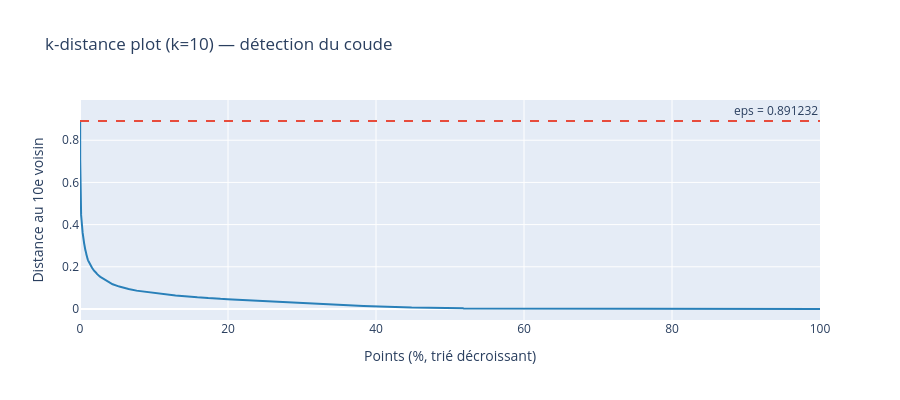

Notebook code cell kept with this figure:
### Markdown cell above
## 3. Calibration de `eps` — k-distance plot

Le k-distance plot trace la distance au k-ième voisin pour chaque point, triée par ordre décroissant.  
Le **coude** de la courbe indique la valeur d'`eps` à utiliser :  
en-dessous du coude → clusters, au-dessus → bruit.

### Code cell
K = 10   # = min_samples de DBSCAN

print(f'Calcul des {K}-distances sur {len(X_sample_pca):,} points...')
nn = NearestNeighbors(n_neighbors=K, n_jobs=-1)
nn.fit(X_sample_pca)
dists, _ = nn.kneighbors(X_sample_pca)
kdists   = np.sort(dists[:, -1])[::-1]   # distance au k-ième voisin, triée décroissant

# Détection automatique du coude par dérivée seconde (NumPy vectorisé)
d2       = np.diff(np.diff(kdists))
knee_idx = int(np.argmax(np.abs(d2))) + 1
eps_opt  = float(kdists[knee_idx])

print(f'eps optimal détecté : {eps_opt:.6f}')

x_axis = np.linspace(0, 100, len(kdists))
fig = go.Figure()
fig.add_trace(go.Scatter(x=x_axis, y=kdists, mode='lines', name=f'{K}-distance',
                          line=dict(color='#2980b9', width=2)))
fig.add_hline(y=eps_opt, line_dash='dash', line_color='#e74c3c',
              annotation_text=f'eps = {eps_opt:.6f}', line_width=2)
fig.update_layout(title=f'k-distance plot (k={K}) — détection du coude',
                   xaxis_title='Points (%, trié décroissant)',
                   yaxis_title=f'Distance au {K}e voisin', height=400)
fig.show()

### Figure 1 — Plotly figure (JSON) as saved in the notebook; plotly's stock layout.template omitted (floating-point values rounded to 4 significant figures; data arrays with more than 128 entries replaced by an {"elided": "..."} marker saying what was removed)
{"data": [{"line": {"color": "#2980b9", "width": 2}, "mode": "lines", "name": "10-distance", "type": "scatter", "x": {"elided": "20000 float values"}, "y": {"elided": "20000 float values"}}], "layout": {"annotations": [{"showarrow": false, "text": "eps = 0.891232", "x": 1, "xanchor": "right", "xref": "x domain", "y": 0.8912, "yanchor": "bottom", "yref": "y"}], "height": 400, "shapes": [{"line": {"color": "#e74c3c", "dash": "dash", "width": 2}, "type": "line", "x0": 0, "x1": 1, "xref": "x domain", "y0": 0.8912, "y1": 0.8912, "yref": "y"}], "title": {"text": "k-distance plot (k=10) — détection du coude"}, "xaxis": {"title": {"text": "Points (%, trié décroissant)"}}, "yaxis": {"title": {"text": "Distance au 10e voisin"}}}}
